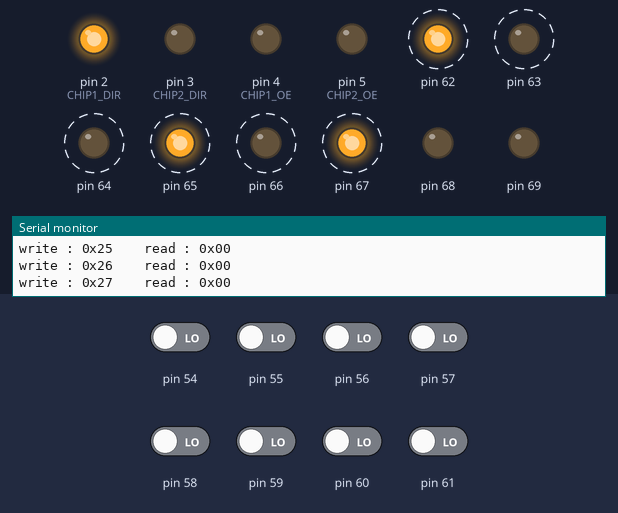
A sketch run on a simulated Arduino Mega 2560, built with avr-gcc and run on an emulated ATmega2560. Shown: output pins drawn as LEDs (lit = HIGH), the last lines printed to the serial monitor. Dashed ring = blinking. The test bench sets the inputs (shaded band); at power-on: pin 54–61 LOW. At 7.7 s the program stops and its outputs stay as they are.

Above: at 1.2 s.
1.3 s: pin 55 driven HIGH and pin 57 driven HIGH
At 2.3 s:
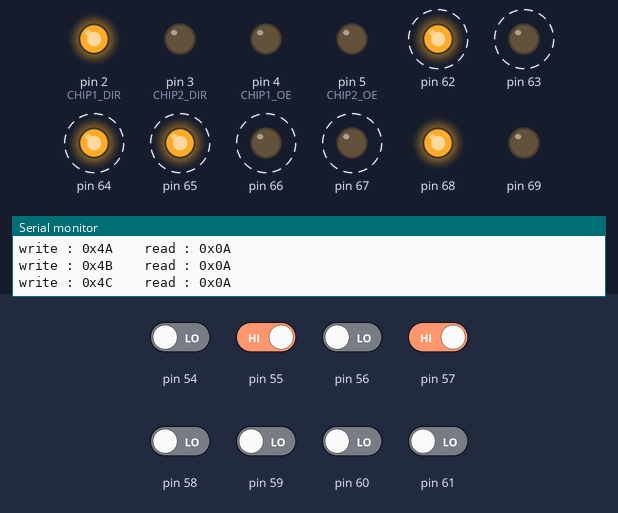
4.3 s: pin 54 driven HIGH
At 8.1 s:
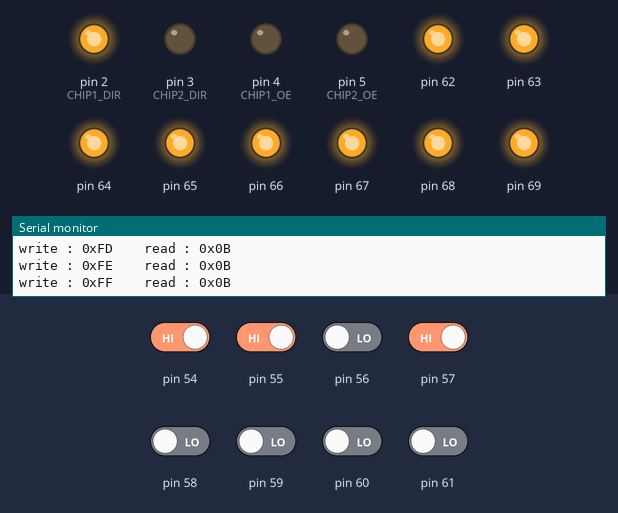
Timing chart, 0 to 9.2 s (numbered marks = the images above; inputs shaded):
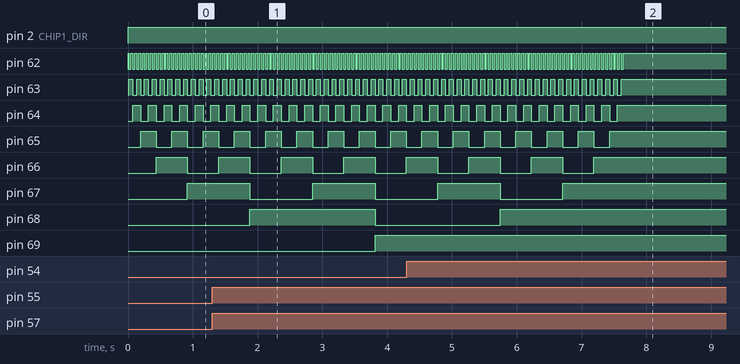

The sketch:

_74HC245TestTool.ino
```cpp
#define CHIP1_DIR 2
#define CHIP2_DIR 3

#define CHIP1_OE 4
#define CHIP2_OE 5


void setup() {
  //PORT F (A0 - A7) als Ausgang verwenden
  DDRK = 0xff;

  //PORT K (A8 - A15) als Eingang verwenden
  DDRF = 0x00;

  Serial.begin(9600);

pinMode(CHIP1_DIR,OUTPUT);
pinMode(CHIP2_DIR,OUTPUT);

pinMode(CHIP1_OE,OUTPUT);
pinMode(CHIP2_OE,OUTPUT);
}


void loop() {
  Serial.println("start");

  digitalWrite(CHIP1_DIR,HIGH);
  digitalWrite(CHIP2_DIR,LOW);

  digitalWrite(CHIP1_OE,LOW);
  digitalWrite(CHIP2_OE,LOW);

  for(int i=0; i<256;i++) {
    Serial.print("write : 0x");
    printByte(i);
    writeByte(i);
    Serial.print("    ");
    Serial.print("read : 0x");
    printByte(readByte());
    Serial.println();
  }

  while(1) {};
}


void printByte(byte x) {
 if(x < 16 ) Serial.print("0");
 Serial.print(x,HEX);
}

void writeByte(byte x) {
 PORTK = x;
}

byte readByte() {
 return PINF;
}
```

Measured:
- by itself, pin 62: alternates HIGH for 0.03 s and LOW for 0.03 s, 111 changes in all, then stays HIGH
- by itself, pin 63: alternates HIGH for 0.06 s and LOW for 0.06 s, 55 changes in all, then stays HIGH
- by itself, pin 64: alternates HIGH for 0.12 s and LOW for 0.12 s, 27 changes in all, then stays HIGH
- by itself, pin 65: alternates HIGH for 0.24 s and LOW for 0.24 s, 13 changes in all, then stays HIGH
- by itself, pin 66: alternates HIGH for 0.48 s and LOW for 0.48 s, 6 changes in all, then stays HIGH
